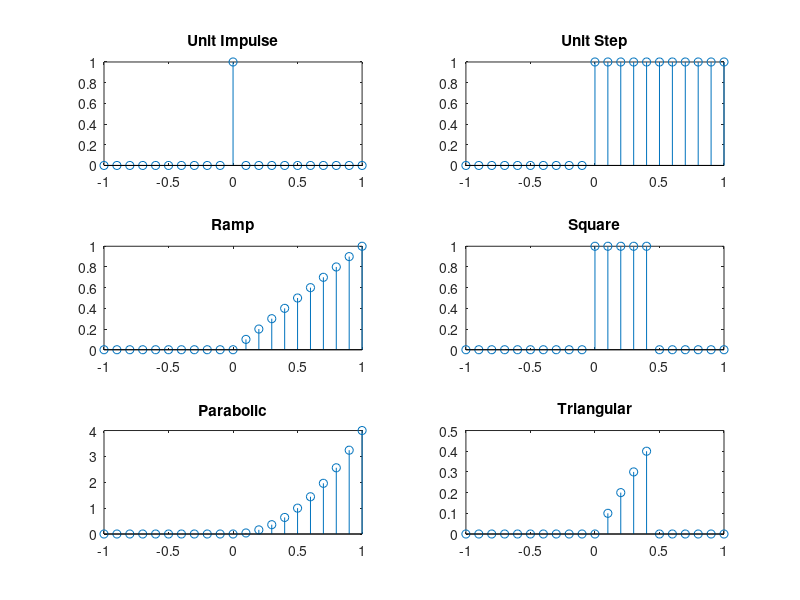

This figure's MATLAB source:
t = (-1:0.1:1);
t1 = (-1:0.1:1);
impulse = t==0;
unitstep = t>=0;
unitstep1 = t>=0.5;
ramp = t.*unitstep;
ramp1 = t.*unitstep1;
parabolic = 4*t.^2.*unitstep;
sqaure = unitstep - unitstep1;
triangular = ramp - ramp1;

subplot(3,2,1);
stem(t,impulse);
title('Unit Impulse');

subplot(3,2,2);
stem(t,unitstep);
title('Unit Step');

subplot(3,2,3);
stem(t,ramp);
title('Ramp');

subplot(3,2,4);
stem(t,sqaure);
title('Square');

subplot(3,2,5);
stem(t,parabolic);
title('Parabolic');

subplot(3,2,6);
stem(t,triangular);
title('Triangular');
